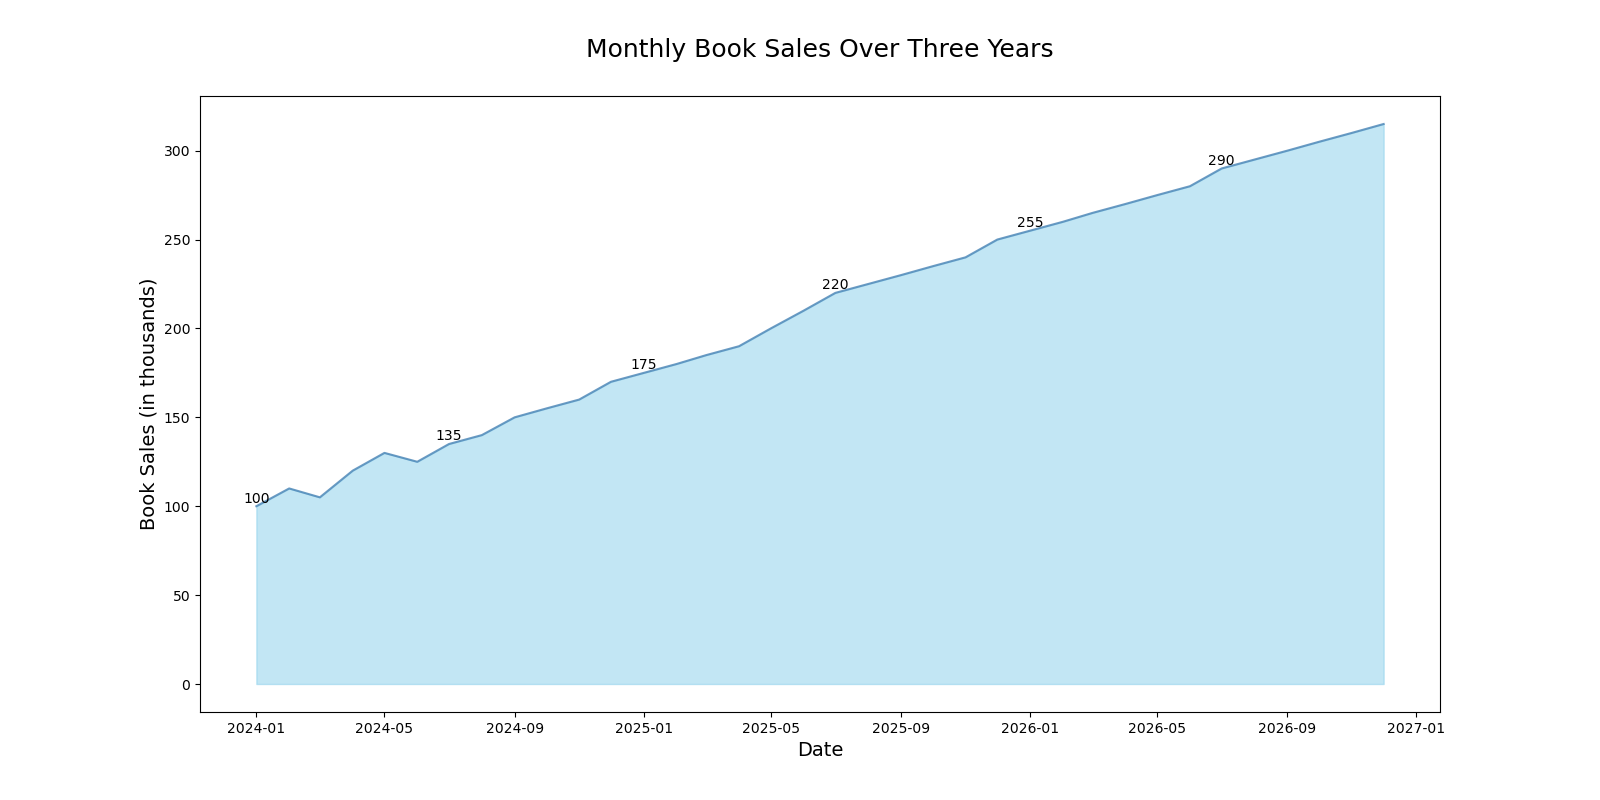

Generate this figure with Python:

import matplotlib.pyplot as plt
import pandas as pd

data = {
    'Date': [
        '2024-01-01', '2024-02-01', '2024-03-01', '2024-04-01', '2024-05-01',
        '2024-06-01', '2024-07-01', '2024-08-01', '2024-09-01', '2024-10-01',
        '2024-11-01', '2024-12-01', '2025-01-01', '2025-02-01', '2025-03-01',
        '2025-04-01', '2025-05-01', '2025-06-01', '2025-07-01', '2025-08-01',
        '2025-09-01', '2025-10-01', '2025-11-01', '2025-12-01', '2026-01-01',
        '2026-02-01', '2026-03-01', '2026-04-01', '2026-05-01', '2026-06-01',
        '2026-07-01', '2026-08-01', '2026-09-01', '2026-10-01', '2026-11-01',
        '2026-12-01'
    ],
    'Book_Sales': [
        100, 110, 105, 120, 130, 125, 135, 140, 150, 155, 160, 170, 175, 180, 
        185, 190, 200, 210, 220, 225, 230, 235, 240, 250, 255, 260, 265, 270, 
        275, 280, 290, 295, 300, 305, 310, 315
    ]
}

df = pd.DataFrame(data)
df['Date'] = pd.to_datetime(df['Date'])

plt.figure(figsize=(16, 8))
plt.fill_between(df['Date'], df['Book_Sales'], color='#87CEEB', alpha=0.5)
plt.plot(df['Date'], df['Book_Sales'], color='#4682B4', alpha=0.8)

plt.title('Monthly Book Sales Over Three Years', fontsize=18, y=1.05)
plt.xlabel('Date', fontsize=14)
plt.ylabel('Book Sales (in thousands)', fontsize=14)

for i in range(len(df)):
    if i % 6 == 0:
        plt.text(df['Date'][i], df['Book_Sales'][i] + 2, str(df['Book_Sales'][i]), fontsize=10, ha='center')

plt.show()
